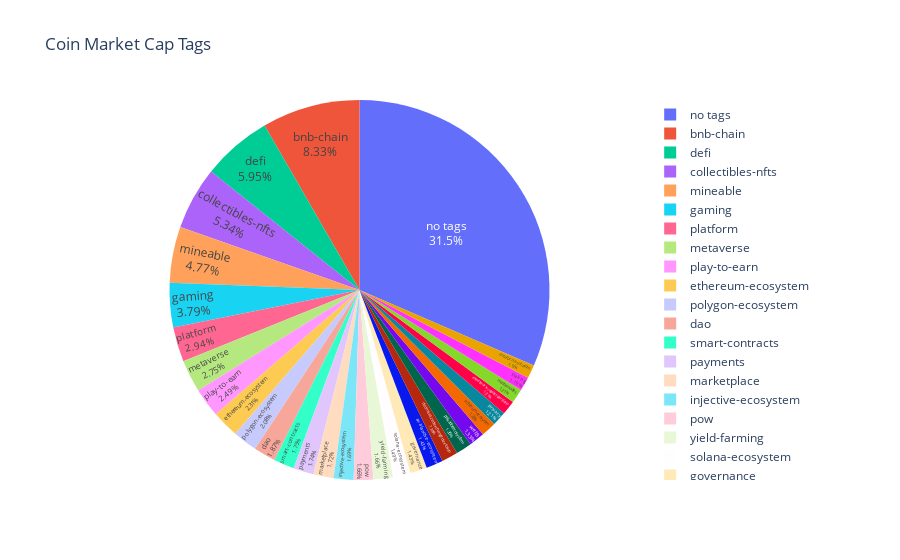

Notebook source saved alongside this figure:
### Code cell
fig = px.pie(rank_tags.head(30), values='symbol', names='tags', title='Coin Market Cap Tags')
fig.update_traces(textposition='inside', textinfo='percent+label')
fig.show()

### Figure 1 — Plotly figure (JSON) as saved in the notebook; plotly's stock layout.template omitted (floating-point values rounded to 4 significant figures)
{"data": [{"domain": {"x": [0, 1], "y": [0, 1]}, "hovertemplate": "tags=%{label}<br>symbol=%{value}<extra></extra>", "labels": ["no tags", "bnb-chain", "defi", "collectibles-nfts", "mineable", "gaming", "platform", "metaverse", "play-to-earn", "ethereum-ecosystem", "polygon-ecosystem", "dao", "smart-contracts", "payments", "marketplace", "injective-ecosystem", "pow", "yield-farming", "solana-ecosystem", "governance", "avalanche-ecosystem", "decentralized-exchange-dex-token", "polkadot-ecosystem", "web3", "arbitrum-ecosytem", "privacy", "exnetwork-capital-portfolio", "masternodes", "staking", "enterprise-solutions"], "legendgroup": "", "name": "", "showlegend": true, "textinfo": "percent+label", "textposition": "inside", "type": "pie", "values": [2088, 552, 394, 354, 316, 251, 195, 182, 165, 153, 138, 124, 116, 115, 114, 112, 110, 110, 99, 95, 95, 92, 90, 88, 85, 80, 80, 80, 79, 75]}], "layout": {"legend": {"tracegroupgap": 0}, "title": {"text": "Coin Market Cap Tags"}}}
